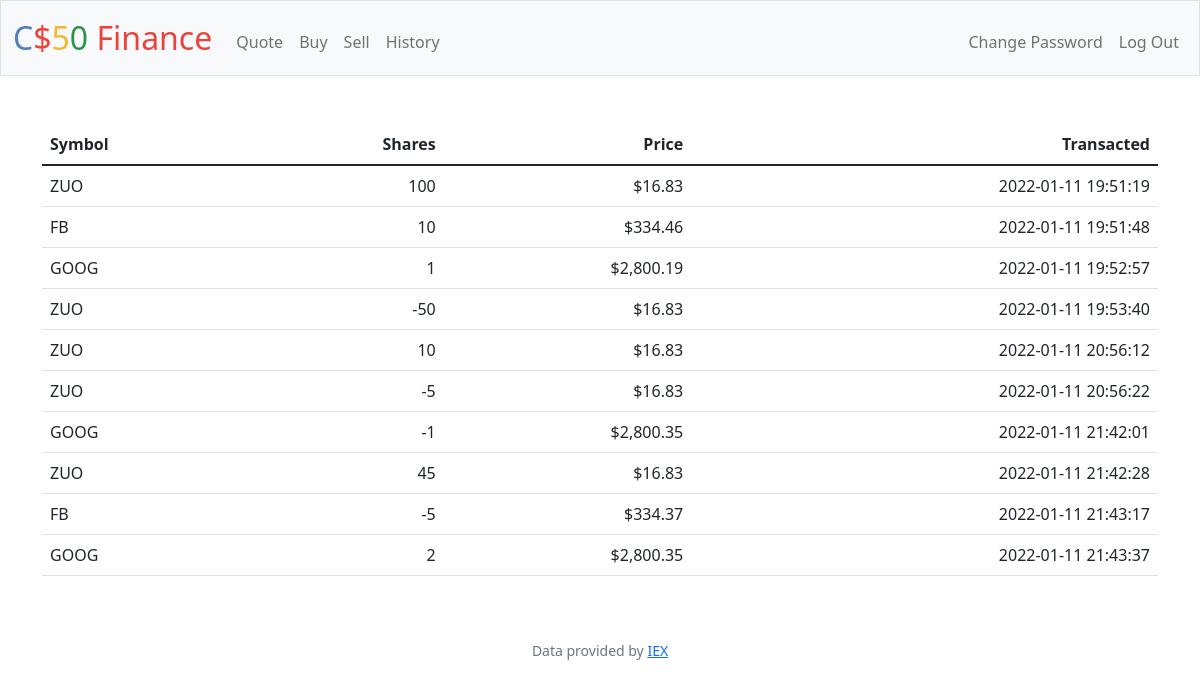
Page /history (signed in) on the earlier database version.
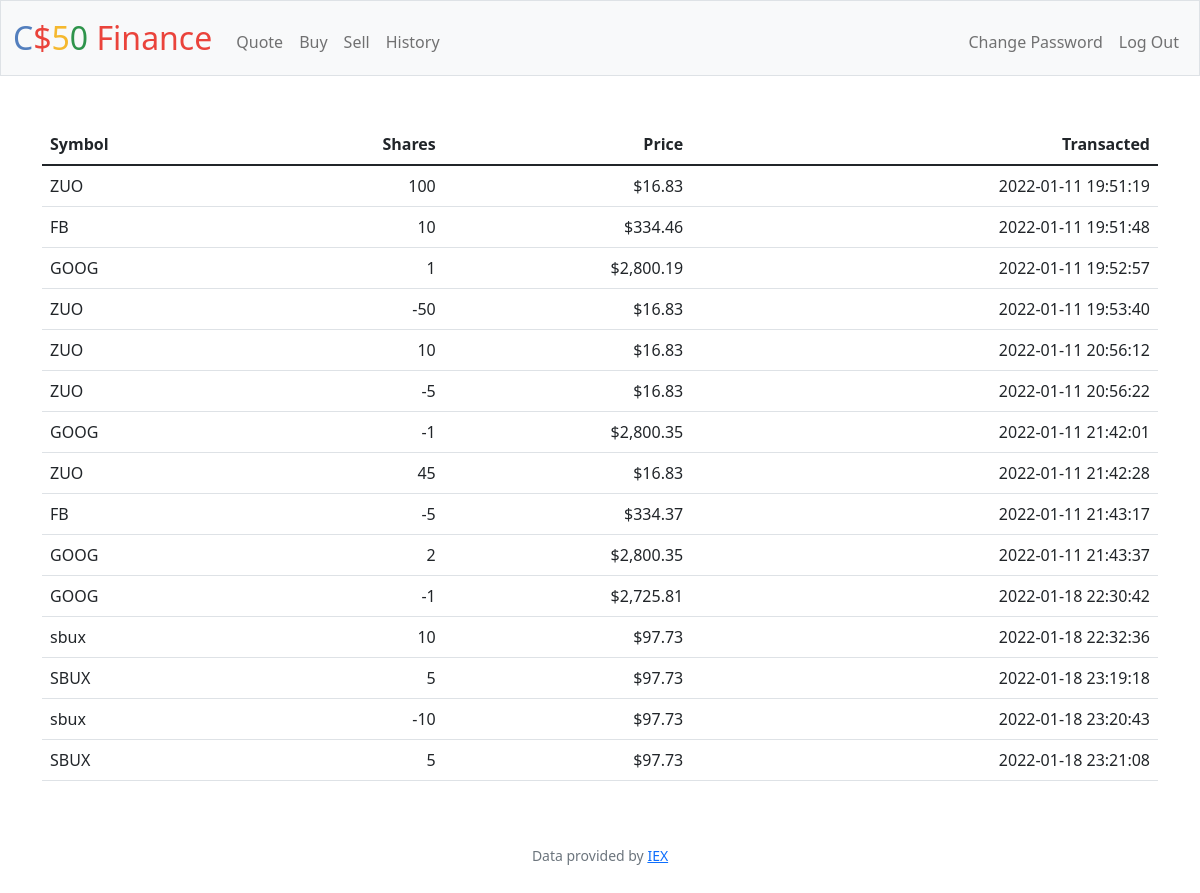
Same page on the later database version.
### tables this page shows
CREATE TABLE transacciones (
	user_id INTEGER,
	stock_id INTEGER,
	shares INTEGER,
	price NUMERIC NOT NULL,
	p_datetime TEXT NOT NULL,
	FOREIGN KEY(user_id) REFERENCES users(id),
	FOREIGN KEY(stock_id) REFERENCES stocks(id)
);

CREATE TABLE stocks (
	id INTEGER,
	symbol TEXT NOT NULL,
	name TEXT NOT NULL,
	PRIMARY KEY(id)
);

### app.py (the view)
@app.route("/history")
@login_required
def history():
    user_history = db.execute("SELECT * FROM transacciones WHERE user_id=?;", session["user_id"])
    for row in user_history:
        row["symbol"] = db.execute("SELECT * FROM stocks WHERE id=?;", row["stock_id"])[0]["symbol"]
    return render_template("history.html", user_history=user_history)

### app.py (called while the page is built)
@app.after_request
def after_request(response):
    response.headers["Cache-Control"] = "no-cache, no-store, must-revalidate"
    response.headers["Expires"] = 0
    response.headers["Pragma"] = "no-cache"
    return response

### helpers.py (called while the page is built)
def login_required(f):
    @wraps(f)
    def decorated_function(*args, **kwargs):
        if session.get("user_id") is None:
            return redirect("/login")
        return f(*args, **kwargs)
    return decorated_function

def usd(value):
    return f"${value:,.2f}"

### templates/history.html (shortened to what this page needs)
{% extends "layout.html" %}
{% block main %}
    <table class="table tablestriped">
        <thead>
            <tr>
                <th class="text-start">Symbol</th>
                <th class="text-end">Shares</th>
                <th class="text-end">Price</th>
                <th class="text-end">Transacted</th>
            </tr>
        </thead>
        <tbody>
            {% for row in user_history %}
            <tr>
                <td class="text-start"> {{ row["symbol"] }} </td>
                <td class="text-end"> {{ row["shares"] }} </td>
                <td class="text-end"> {{ row["price"] | usd }} </td>
                <td class="text-end"> {{ row["p_datetime"] }} </td>
            </tr>
            {% endfor %}
        </tbody>
    </table>
{% endblock %}

### templates/layout.html (shortened to what this page needs)
<!DOCTYPE html>
<html lang="en">
    <head>
        <link href="https://cdn.jsdelivr.net/npm/bootstrap@5.1.3/dist/css/bootstrap.min.css" rel="stylesheet">
        <link href="/static/styles.css" rel="stylesheet">
    </head>
    <body>
        <nav class="bg-light border navbar navbar-expand-md navbar-light">
            <div class="container-fluid">
                <a class="navbar-brand" href="/"><span class="blue">C</span><span class="red">$</span><span class="yellow">5</span><span class="green">0</span> <span class="red">Finance</span></a>
                <div class="collapse navbar-collapse" id="navbar">
                    {% if session["user_id"] %}
                        <ul class="navbar-nav me-auto mt-2">
                            <li class="nav-item"><a class="nav-link" href="/quote">Quote</a></li>
                            <li class="nav-item"><a class="nav-link" href="/buy">Buy</a></li>
                            <li class="nav-item"><a class="nav-link" href="/sell">Sell</a></li>
                            <li class="nav-item"><a class="nav-link" href="/history">History</a></li>
                        </ul>
                        <ul class="navbar-nav ms-auto mt-2">
                            <li class="nav-item"><a class="nav-link" href="/changePassword">Change Password</a></li>
                            <li class="nav-item"><a class="nav-link" href="/logout">Log Out</a></li>
                        </ul>
                    {% else %}
                        <ul class="navbar-nav ms-auto mt-2">
                            <li class="nav-item"><a class="nav-link" href="/register">Register</a></li>
                            <li class="nav-item"><a class="nav-link" href="/login">Log In</a></li>
                        </ul>
                    {% endif %}
                </div>
            </div>
        </nav>
        <main class="container py-5 text-center">
            {% block main %}{% endblock %}
        </main>
        <footer class="mb-5 small text-center text-muted">
            Data provided by <a href="https://iexcloud.io/">IEX</a>
        </footer>
    </body>
</html>

### static/styles.css (style rules this page uses)
nav .navbar-brand { font-size: xx-large; }
nav .navbar-brand .blue { color: #537fbe; }
nav .navbar-brand .red { color: #ea433b; }
nav .navbar-brand .yellow { color: #f5b82e; }
nav .navbar-brand .green { color: #2e944b; }

Differences in the rows shown:
added transacciones: symbol "GOOG", shares "-1", price "$2,725.81", p_datetime "2022-01-18 22:30:42"
added transacciones: symbol "sbux", shares "10", price "$97.73", p_datetime "2022-01-18 22:32:36"
added transacciones: symbol "SBUX", shares "5", price "$97.73", p_datetime "2022-01-18 23:19:18"
added transacciones: symbol "sbux", shares "-10", price "$97.73", p_datetime "2022-01-18 23:20:43"
added transacciones: symbol "SBUX", shares "5", price "$97.73", p_datetime "2022-01-18 23:21:08"
